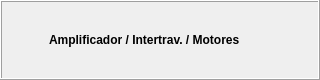
           <widget class="QFrame" name="frame_9">
            <property name="minimumSize">
             <size>
              <width>320</width>
              <height>80</height>
             </size>
            </property>
            <property name="maximumSize">
             <size>
              <width>320</width>
              <height>80</height>
             </size>
            </property>
            <property name="frameShape">
             <enum>QFrame::Box</enum>
            </property>
            <property name="frameShadow">
             <enum>QFrame::Raised</enum>
            </property>
            <layout class="QVBoxLayout" name="verticalLayout_33">
             <item>
              <widget class="QWidget" name="widget_7" native="true">
               <layout class="QVBoxLayout" name="verticalLayout_34">
                <item>
                 <layout class="QHBoxLayout" name="horizontalLayout_37">
                  <item>
                   <widget class="PyDMLed" name="PyDMLed_24">
                    <property name="minimumSize">
                     <size>
                      <width>21</width>
                      <height>41</height>
                     </size>
                    </property>
                    <property name="maximumSize">
                     <size>
                      <width>21</width>
                      <height>41</height>
                     </size>
                    </property>
                    <property name="toolTip">
                     <string/>
                    </property>
                    <property name="whatsThis">
                     <string/>
                    </property>
                    <property name="onColour">
                     <enum>QLed::Green</enum>
                    </property>
                    <property name="offColour">
                     <enum>QLed::Red</enum>
                    </property>
                   </widget>
                  </item>
                  <item>
                   <widget class="QLabel" name="label_13">
                    <property name="font">
                     <font>
                      <weight>75</weight>
                      <bold>true</bold>
                     </font>
                    </property>
                    <property name="text">
                     <string>Amplificador / Intertrav. / Motores</string>
                    </property>
                   </widget>
                  </item>
                 </layout>
                </item>
               </layout>
              </widget>
             </item>
            </layout>
           </widget>
